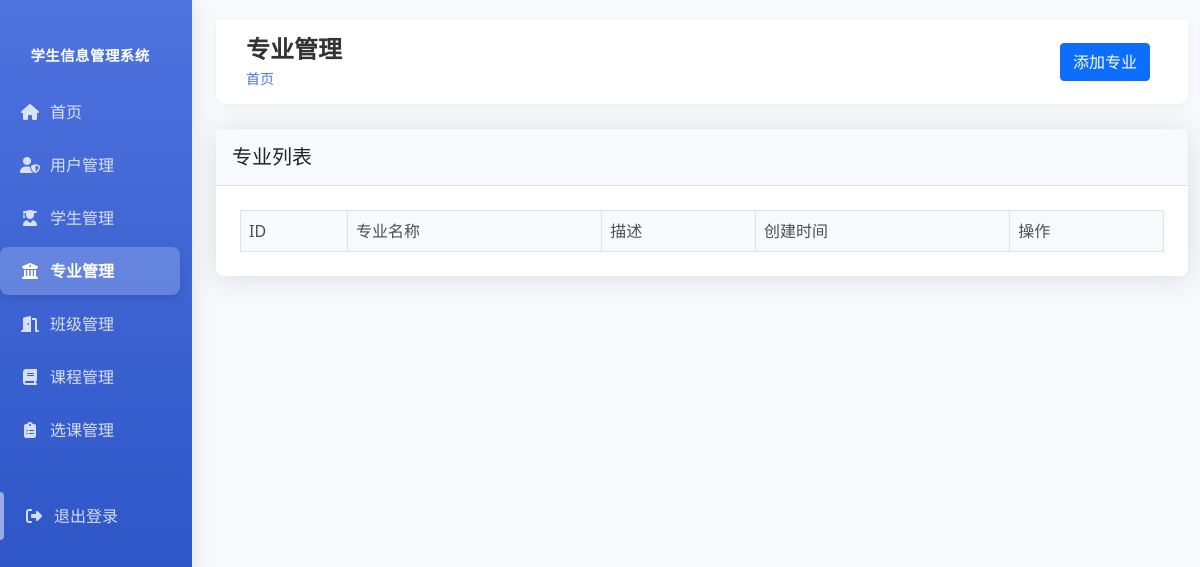
The page /majors (signed in) on the database as committed earlier.
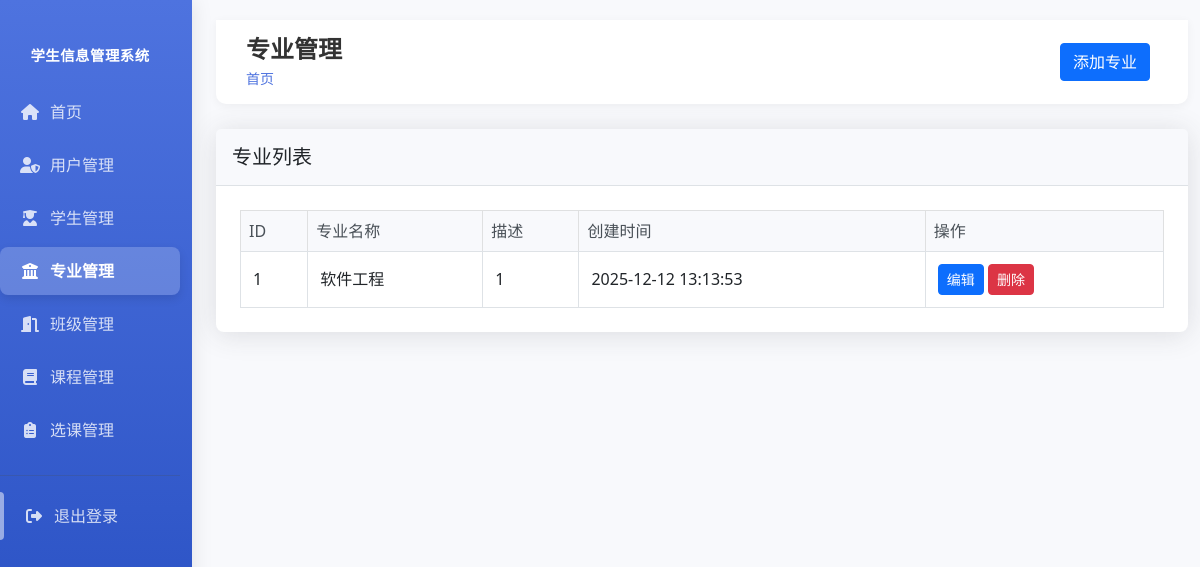
The same page on the database as committed later.
### tables this page shows
CREATE TABLE majors (
        id INTEGER PRIMARY KEY AUTOINCREMENT,
        name TEXT UNIQUE NOT NULL,
        description TEXT,
        created_at TIMESTAMP DEFAULT CURRENT_TIMESTAMP
    );

### app.py (the view)
@app.route("/majors")
@login_required
def majors():
    conn = get_db_connection()
    majors = conn.execute("SELECT * FROM majors ORDER BY name").fetchall()
    conn.close()
    return render_template("majors/index.html", majors=majors)

### app.py (called while the page is built)
def login_required(f):
    @wraps(f)
    def decorated_function(*args, **kwargs):
        if "user_id" not in session:
            return redirect(url_for("login"))
        return f(*args, **kwargs)
    return decorated_function

def get_db_connection():
    conn = sqlite3.connect("student_management.db")
    conn.row_factory = sqlite3.Row
    return conn

### templates/majors/index.html (shortened to what this page needs)
{% extends "base.html" %}
{% block header %}专业管理{% endblock %}
{% block actions %}
{% if session.role == 'admin' %}
<a href="{{ url_for('create_major') }}" class="btn btn-primary">添加专业</a>
{% endif %}
{% endblock %}
{% block content %}
<div class="card">
    <div class="card-header">
        <h5 class="card-title mb-0">专业列表</h5>
    </div>
    <div class="card-body">
        <div class="table-responsive">
            <table class="table table-bordered table-hover">
                <thead class="table-light">
                    <tr>
                        <th>ID</th>
                        <th>专业名称</th>
                        <th>描述</th>
                        <th>创建时间</th>
                        {% if session.role == 'admin' %}
                        <th>操作</th>
                        {% endif %}
                    </tr>
                </thead>
                <tbody>
                    {% for major in majors %}
                    <tr>
                        <td>{{ major.id }}</td>
                        <td>{{ major.name }}</td>
                        <td>{{ major.description or '无描述' }}</td>
                        <td>{{ major.created_at }}</td>
                        {% if session.role == 'admin' %}
                        <td>
                            <a href="{{ url_for('edit_major', major_id=major.id) }}" class="btn btn-sm btn-primary">编辑</a>
                            <form action="{{ url_for('delete_major', major_id=major.id) }}" method="post" style="display: inline;" onsubmit="return confirm('确定要删除此专业吗？');">
                                <button type="submit" class="btn btn-sm btn-danger">删除</button>
                            </form>
                        </td>
                        {% endif %}
                    </tr>
                    {% endfor %}
                </tbody>
            </table>
        </div>
    </div>
</div>
{% endblock %}

Rows that differ between the two databases and show on the page:
added majors: id "1", name "软件工程", description "1", created_at "2025-12-12 13:13:53"
